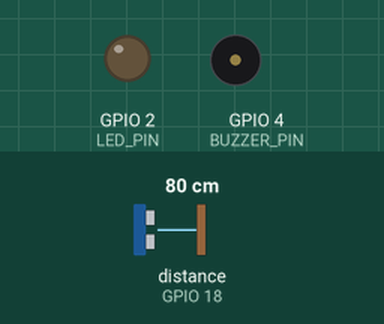
Simulated run of this sketch. Board: ESP32. On the bench: output pins drawn as LEDs (lit = HIGH), buzzer (waves = sounding, pin HIGH). Wiring (inferred from the names in the program): ultrasonic range finder: trigger GPIO 5; echo GPIO 18. The test bench sets the inputs (shaded band); at power-on: distance to the obstacle (sensor on GPIO 18) 80 cm. The echo pulse lasts 58.3 µs per cm; WiFi joins after 1.5 s; servers stay silent unless stated; network time is answered at once with the bench clock; uploads are accepted with an empty reply; the local clock reads 2024-03-15 10:24:30 at power-on unless the sketch sets it; web services answer with replies made up by the test bench; pins used as bus, display or sensor lines are not drawn; what the sketch prints to the serial monitor is not drawn.

Above: at 3.9 s.
4.0 s: distance to the obstacle (sensor on GPIO 18) set to 33 cm
6.7 s: distance to the obstacle (sensor on GPIO 18) set to 28 cm
At 11.4 s:
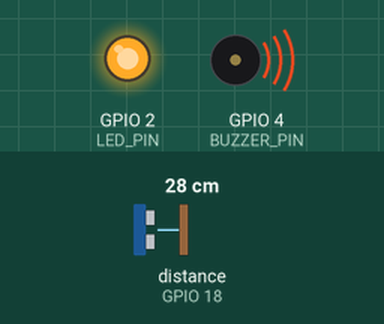
At 12.3 s:
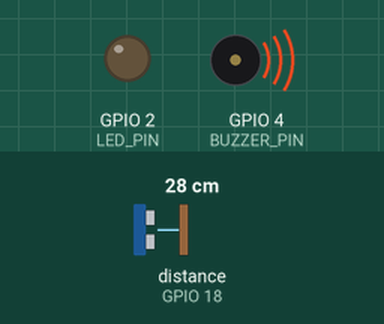
Timing chart, 0 to 13.8 s (numbered marks = the images above; inputs shaded):
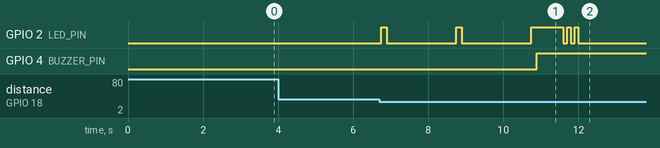

The sketch:

TozaHudud_ESP32_Alert.ino
```cpp
#include <WiFi.h>
#include <HTTPClient.h>
#include <WiFiClientSecure.h>
#include <NTPClient.h>
#include <WiFiUdp.h>
#include <time.h>

// Network defaults (change if needed)
const char* WIFI_SSID = "Laziz";
const char* WIFI_PASSWORD = "20062006";

// Backend (canonical ESP32 endpoint)
const char* SERVER_URL = "https://tozahudud-production-d73f.up.railway.app/esp32/distance";

// Telegram (kept on device by request)
const char* BOT_TOKEN = "8455844654:AAHKaArgaiXGE9KyYunN4bvZMoe0VQb8q0k";
const char* CHAT_IDS[] = {"8093402925", "6186454238"};
const int USER_COUNT = sizeof(CHAT_IDS) / sizeof(CHAT_IDS[0]);

// Sensor and indicators
#define TRIG_PIN 5
#define ECHO_PIN 18
#define BUZZER_PIN 4
#define LED_PIN 2

// Behavior
const float ALERT_DISTANCE_CM = 30.0;
const int MAX_CHECKS = 3;
const unsigned long CHECK_INTERVAL_MS = 2000;

// Metadata sent to backend
const char* BIN_ID = "ESP32-IBN-SINO";
const char* OBJECT_NAME = "Ibn Sino ko'chasi";
const char* LOCATION = "Ibn Sino ko'chasi 17A";

WiFiUDP ntpUDP;
// UTC clock for ISO-8601 with Z suffix
NTPClient timeClient(ntpUDP, "pool.ntp.org", 0, 60000);

int checkCounter = 0;
bool alertSent = false;
unsigned long lastCheck = 0;

const unsigned long MIN_VALID_EPOCH = 1700000000UL;  // 2023-11-14T22:13:20Z
const unsigned long MAX_VALID_EPOCH = 4102444800UL;  // 2100-01-01T00:00:00Z

bool wifiReady() {
  return WiFi.status() == WL_CONNECTED;
}

void connectWiFi() {
  if (wifiReady()) return;

  Serial.print("[WiFi] Connecting");
  WiFi.begin(WIFI_SSID, WIFI_PASSWORD);

  int attempts = 0;
  while (!wifiReady() && attempts < 30) {
    delay(500);
    Serial.print('.');
    attempts++;
  }

  if (wifiReady()) {
    Serial.println("\n[WiFi] Connected");
    Serial.println("[WiFi] IP: " + WiFi.localIP().toString());
    Serial.println("[WiFi] RSSI: " + String(WiFi.RSSI()) + " dBm");
  } else {
    Serial.println("\n[WiFi] Connection failed, restarting...");
    delay(1000);
    ESP.restart();
  }
}

float readDistanceCm() {
  digitalWrite(TRIG_PIN, LOW);
  delayMicroseconds(2);
  digitalWrite(TRIG_PIN, HIGH);
  delayMicroseconds(10);
  digitalWrite(TRIG_PIN, LOW);

  long duration = pulseIn(ECHO_PIN, HIGH, 30000);
  if (duration == 0) return -1.0;

  float distance = duration * 0.034 / 2.0;
  if (distance < 2.0 || distance > 400.0) return -1.0;

  return distance;
}

String getIsoTimestamp() {
  timeClient.update();
  unsigned long epoch = timeClient.getEpochTime();

  if (epoch < MIN_VALID_EPOCH || epoch > MAX_VALID_EPOCH) {
    Serial.println("[NTP] Invalid epoch, timestamp omitted");
    return "";
  }

  time_t unixTime = static_cast<time_t>(epoch);
  struct tm timeInfo;
  gmtime_r(&unixTime, &timeInfo);

  char buf[25];
  snprintf(
    buf,
    sizeof(buf),
    "%04d-%02d-%02dT%02d:%02d:%02dZ",
    timeInfo.tm_year + 1900,
    timeInfo.tm_mon + 1,
    timeInfo.tm_mday,
    timeInfo.tm_hour,
    timeInfo.tm_min,
    timeInfo.tm_sec
  );

  return String(buf);
}

bool sendToBackend(float distanceCm, const String& isoTime) {
  if (!wifiReady()) {
    Serial.println("[HTTP] WiFi not connected");
    return false;
  }

  WiFiClientSecure* client = new WiFiClientSecure;
  if (!client) {
    Serial.println("[HTTP] Failed to allocate secure client");
    return false;
  }

  client->setInsecure();

  HTTPClient http;
  http.begin(*client, SERVER_URL);
  http.addHeader("Content-Type", "application/json");
  http.setTimeout(15000);

  String payload = "{";
  payload += "\"distance\":" + String(distanceCm, 1);
  payload += ",\"binId\":\"" + String(BIN_ID) + "\"";
  payload += ",\"location\":\"" + String(LOCATION) + "\"";
  if (isoTime.length() > 0) {
    payload += ",\"timestamp\":\"" + isoTime + "\"";
  }
  payload += "}";

  int code = http.POST(payload);
  bool ok = (code == 200 || code == 201);

  if (ok) {
    Serial.println("[HTTP] Sent OK (" + String(code) + ")");
  } else {
    Serial.println("[HTTP] Send failed, code=" + String(code));
    if (code > 0) {
      Serial.println("[HTTP] Response: " + http.getString());
    }
  }

  http.end();
  delete client;
  return ok;
}

void sendTelegram(float distanceCm, const String& isoTime) {
  if (!wifiReady()) {
    Serial.println("[TG] Skipped (WiFi not connected)");
    return;
  }

  String message = "🚨 Chiqindi idishi to'ldi!\n";
  message += "📍 " + String(OBJECT_NAME) + "\n";
  message += "📏 " + String(distanceCm, 1) + " sm\n";
  message += "🗺 " + String(LOCATION) + "\n";
  message += "⏰ " + (isoTime.length() > 0 ? isoTime : "NTP sync kutilmoqda") + "\n";
  message += "📡 ESP32 ID: " + String(BIN_ID);

  for (int i = 0; i < USER_COUNT; i++) {
    WiFiClientSecure* client = new WiFiClientSecure;
    if (!client) {
      Serial.println("[TG] Failed to allocate client");
      continue;
    }

    client->setInsecure();

    HTTPClient http;
    String url = "https://api.telegram.org/bot" + String(BOT_TOKEN) + "/sendMessage";
    http.begin(*client, url);
    http.addHeader("Content-Type", "application/json");
    http.setTimeout(15000);

    String json = "{";
    json += "\"chat_id\":\"" + String(CHAT_IDS[i]) + "\"";
    json += ",\"text\":\"" + message + "\"";
    json += "}";

    int code = http.POST(json);
    Serial.println("[TG] chat=" + String(CHAT_IDS[i]) + " code=" + String(code));

    http.end();
    delete client;
  }
}

void signalSuccess() {
  for (int i = 0; i < 3; i++) {
    digitalWrite(LED_PIN, HIGH);
    delay(100);
    digitalWrite(LED_PIN, LOW);
    delay(100);
  }
}

void signalError() {
  for (int i = 0; i < 5; i++) {
    digitalWrite(LED_PIN, HIGH);
    delay(50);
    digitalWrite(LED_PIN, LOW);
    delay(50);
  }
}

void signalCheck() {
  digitalWrite(LED_PIN, HIGH);
  delay(150);
  digitalWrite(LED_PIN, LOW);
}

void setup() {
  Serial.begin(115200);
  delay(1200);

  pinMode(TRIG_PIN, OUTPUT);
  pinMode(ECHO_PIN, INPUT);
  pinMode(BUZZER_PIN, OUTPUT);
  pinMode(LED_PIN, OUTPUT);

  digitalWrite(BUZZER_PIN, LOW);
  digitalWrite(LED_PIN, LOW);

  Serial.println("\nESP32 Toza Hudud Alert Firmware");
  Serial.println("Backend: " + String(SERVER_URL));
  Serial.println("Mode: alert-only, 3 checks, 2s interval");

  connectWiFi();
  timeClient.begin();
  timeClient.forceUpdate();
  Serial.println("[NTP] Epoch: " + String(timeClient.getEpochTime()));
}

void loop() {
  connectWiFi();

  unsigned long now = millis();
  if (now - lastCheck < CHECK_INTERVAL_MS) return;
  lastCheck = now;

  float distance = readDistanceCm();
  if (distance < 0) {
    Serial.println("[SENSOR] Invalid reading");
    return;
  }

  // Alert zone
  if (distance <= ALERT_DISTANCE_CM) {
    if (!alertSent) {
      checkCounter++;
      signalCheck();

      Serial.println(
        "[SENSOR] " + String(distance, 1) + " cm | check " + String(checkCounter) + "/" + String(MAX_CHECKS)
      );

      if (checkCounter >= MAX_CHECKS) {
        digitalWrite(LED_PIN, HIGH);
        digitalWrite(BUZZER_PIN, HIGH);

        String isoTime = getIsoTimestamp();
        bool backendOk = sendToBackend(distance, isoTime);
        sendTelegram(distance, isoTime);

        if (backendOk) {
          signalSuccess();
        } else {
          signalError();
        }

        alertSent = true;
        Serial.println("[ALERT] 3-check confirmed, sent to backend + telegram");
      }
    } else {
      Serial.println("[ALERT] Obstacle still present, already sent");
    }
    return;
  }

  // Reset when no obstacle
  if (distance > ALERT_DISTANCE_CM) {
    if (alertSent || checkCounter > 0) {
      Serial.println("[STATE] Reset (distance=" + String(distance, 1) + " cm, no obstacle)");
    }

    alertSent = false;
    checkCounter = 0;
    digitalWrite(BUZZER_PIN, LOW);
    digitalWrite(LED_PIN, LOW);
  }
}
```

Measured:
- the behaviour switches between 31 and 30 cm on distance to the obstacle (sensor on GPIO 18) (found by bisection; images 0 and 1)
- after the input at 4.0 s, every drawn part: stays the same
- after the input at 6.7 s, GPIO 2 (LED_PIN): LOW → HIGH after 0.05 s, → LOW 0.15 s later, → HIGH 1.8 s later, → LOW 0.15 s later, … (10 changes in this stretch); GPIO 4 (BUZZER_PIN): LOW → HIGH after 4.2 s
